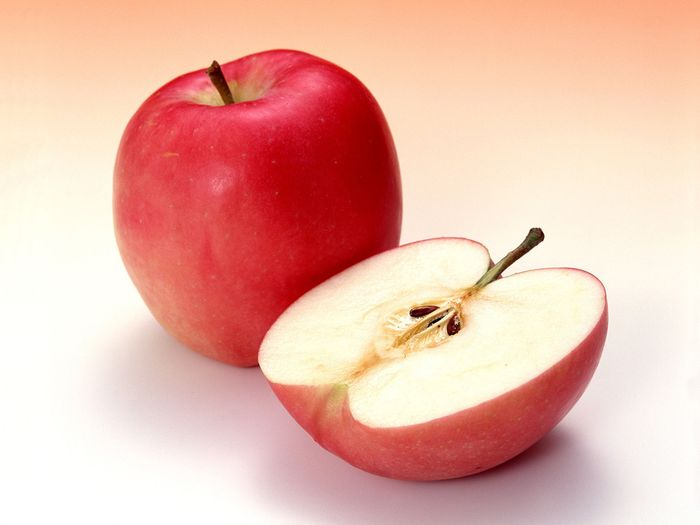
#> input picture apel.png, 700 x 525 px
$ python minggu3_histogram_equalization.py
#> lines starting #> are read from the running program, lines starting #| are printed output that depends on the picture
# 5_hist_equal_spec.py
# Histogram equalization (manual) dan histogram specification (manual)
# Gunakan grayscale terlebih dahulu (luminosity)
# Tampilkan original, equalized, specified + histogram masing-masing

import cv2
import numpy as np
import matplotlib.pyplot as plt

img_path = "apel.png"

img = cv2.imread(img_path)
#> img is the input picture: shape (525, 700, 3); mean B, G, R 170.1, 183.6, 234.6
if img is None:
    raise FileNotFoundError(f"Tidak dapat menemukan file: {img_path}")

b, g, r = cv2.split(img)
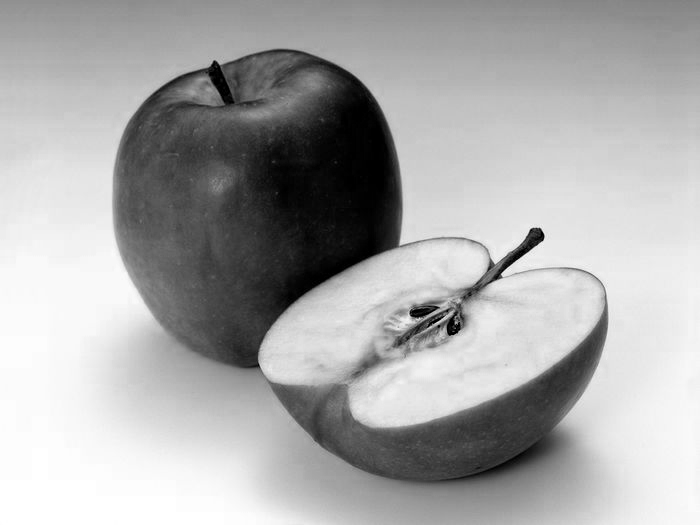
#> b: shape (525, 700); min 0, max 255, mean 170.1
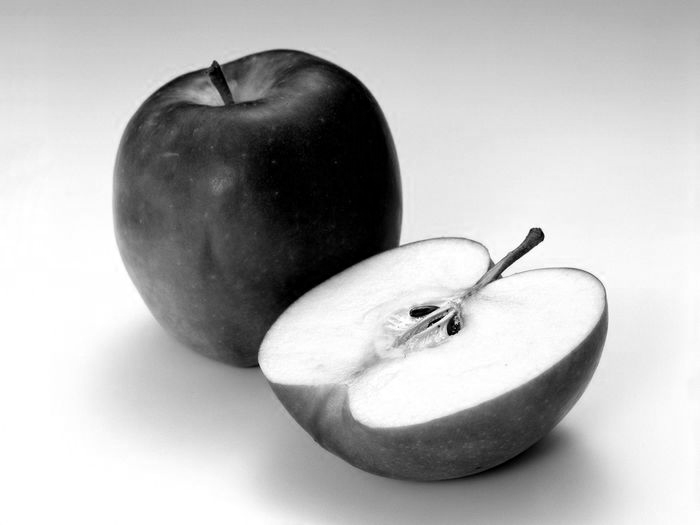
#> g: shape (525, 700); min 0, max 255, mean 183.6
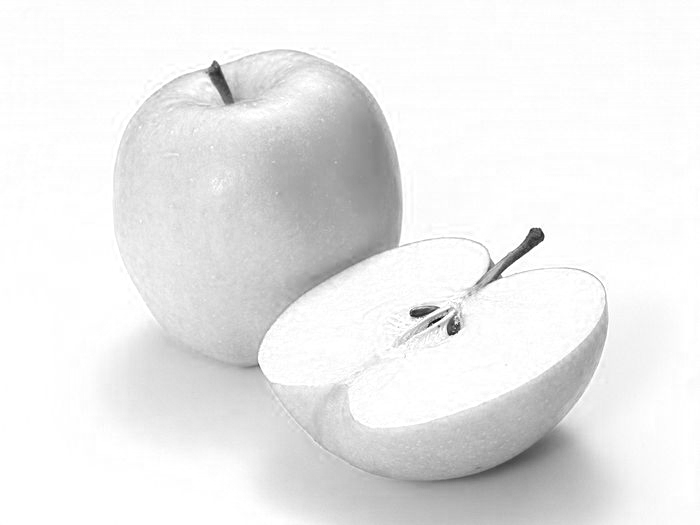
#> r: shape (525, 700); min 6, max 255, mean 234.6
gray = (0.3 * r + 0.6 * g + 0.1 * b).round().astype(np.uint8)
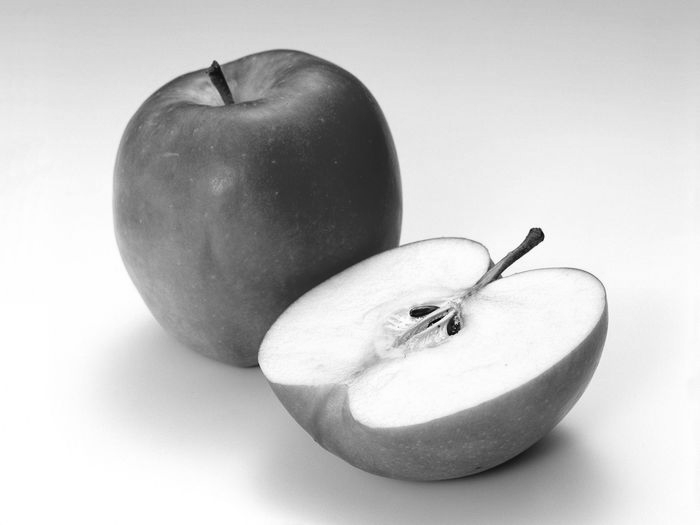
#> gray: shape (525, 700); min 2, max 255, mean 197.5

# --- Histogram Equalization (manual) ---
hist, bins = np.histogram(gray.flatten(), bins=256, range=(0,255))
#> hist = 256 values, max 19932 at index 255, min 0 at index 0, mean 1435.5; bins = 257 values from 0 to 255
pdf = hist.astype(np.float64) / hist.sum()
#> pdf = 256 values, max 0.0542 at index 255, min 0 at index 0, mean 0.00391
cdf = pdf.cumsum()
#> cdf = 256 values from 0 to 1
map_eq = np.floor(255 * cdf).astype(np.uint8)   # mapping 0..255
#> map_eq = 256 values from 0 to 255

equalized = map_eq[gray]   # apply mapping
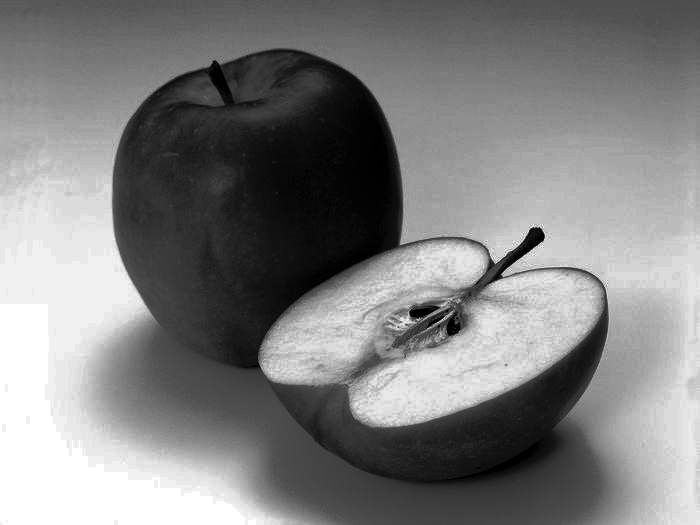
#> equalized: shape (525, 700); min 0, max 255, mean 128.6

# --- Histogram Specification (matching) ---
# Kita buat target PDF secara programatik (contoh: Gaussian tertempat)
x = np.arange(256)
mu = 150.0
sigma = 30.0
target_pdf = np.exp(-0.5 * ((x - mu)/sigma)**2)
target_pdf = target_pdf / target_pdf.sum()
target_cdf = target_pdf.cumsum()

# Sumber cdf (dari grayscale asli)
src_hist, _ = np.histogram(gray.flatten(), bins=256, range=(0,255))
#> src_hist has the same summary as hist
src_pdf = src_hist.astype(np.float64) / src_hist.sum()
#> src_pdf has the same summary as pdf
src_cdf = src_pdf.cumsum()
#> src_cdf = 256 values from 0 to 1

# mapping spesifikasi: untuk setiap level r cari s sehingga src_cdf[r] ~ target_cdf[s]
map_spec = np.zeros(256, dtype=np.uint8)
for r in range(256):
    # cari s minimal dimana target_cdf[s] >= src_cdf[r]
    s = np.searchsorted(target_cdf, src_cdf[r])
    if s > 255:
        s = 255
    map_spec[r] = s
#> this loop made 256 passes
#> after the loop, map_spec = 256 values from 0 to 255

specified = map_spec[gray]
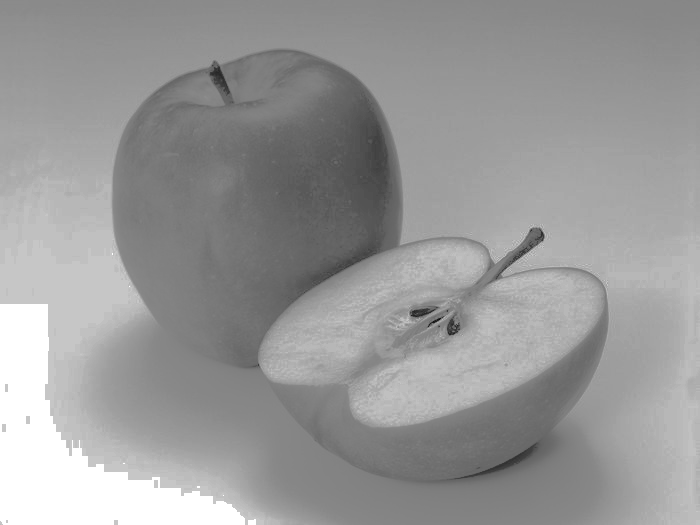
#> specified: shape (525, 700); min 14, max 255, mean 153

# --- histogram data ---
bins_centers = (bins[:-1] + bins[1:]) / 2
#> bins_centers = 256 values from 0.498 to 254.5
hist_orig, _ = np.histogram(gray.flatten(), bins=256, range=(0,255))
#> hist_orig has the same summary as hist
hist_eq, _ = np.histogram(equalized.flatten(), bins=256, range=(0,255))
#> hist_eq = 256 values, max 19932 at index 255, min 0 at index 84, mean 1435.5
hist_spec, _ = np.histogram(specified.flatten(), bins=256, range=(0,255))
#> hist_spec has the same summary as hist

# --- tampilkan ---
plt.figure(figsize=(12,8))

plt.subplot(3,3,1)
plt.imshow(gray, cmap='gray')
plt.title("Original Grayscale")
plt.axis('off')

plt.subplot(3,3,2)
plt.imshow(equalized, cmap='gray')
plt.title("Histogram Equalization")
plt.axis('off')

plt.subplot(3,3,3)
plt.imshow(specified, cmap='gray')
plt.title("Histogram Specification (target Gaussian)")
plt.axis('off')

plt.subplot(3,3,4)
plt.plot(bins_centers, hist_orig)
plt.title("Histogram Original")
plt.xlabel("Intensitas")
plt.ylabel("Frekuensi")

plt.subplot(3,3,5)
plt.plot(bins_centers, hist_eq)
plt.title("Histogram Equalized")
plt.xlabel("Intensitas")
plt.ylabel("Frekuensi")

plt.subplot(3,3,6)
plt.plot(bins_centers, hist_spec)
plt.title("Histogram Specified")
plt.xlabel("Intensitas")
plt.ylabel("Frekuensi")

# tampilkan juga PDF target sebagai referensi
plt.subplot(3,3,8)
plt.plot(x, target_pdf)
plt.title("Target PDF (normalisasi)")
plt.xlabel("Intensitas")
plt.ylabel("Prob.")

plt.tight_layout()
plt.show()
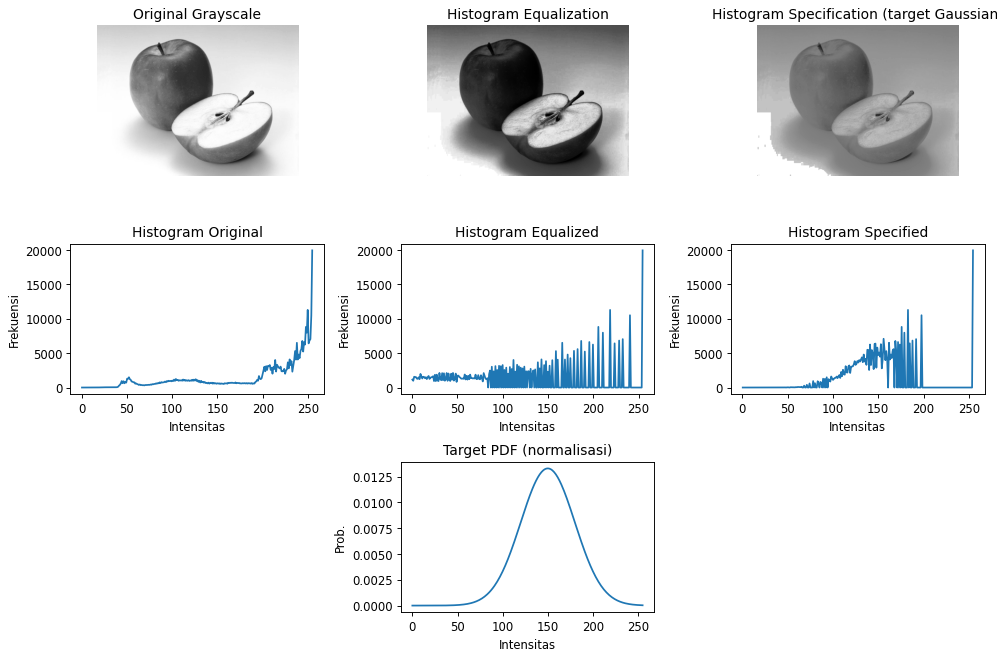
#> figure drawn by matplotlib, 7 panels; panel 4: curve peaks at x = 254.5, y = 19932; panel 5: curve peaks at x = 254.5, y = 19932; panel 6: curve peaks at x = 254.5, y = 19932; panel 7: curve peaks at x = 150, y = 0.0133

cv2.imwrite("hist_equalized.png", equalized)
cv2.imwrite("hist_specified.png", specified)
print("Selesai: 'hist_equalized.png' dan 'hist_specified.png' tersimpan.")
